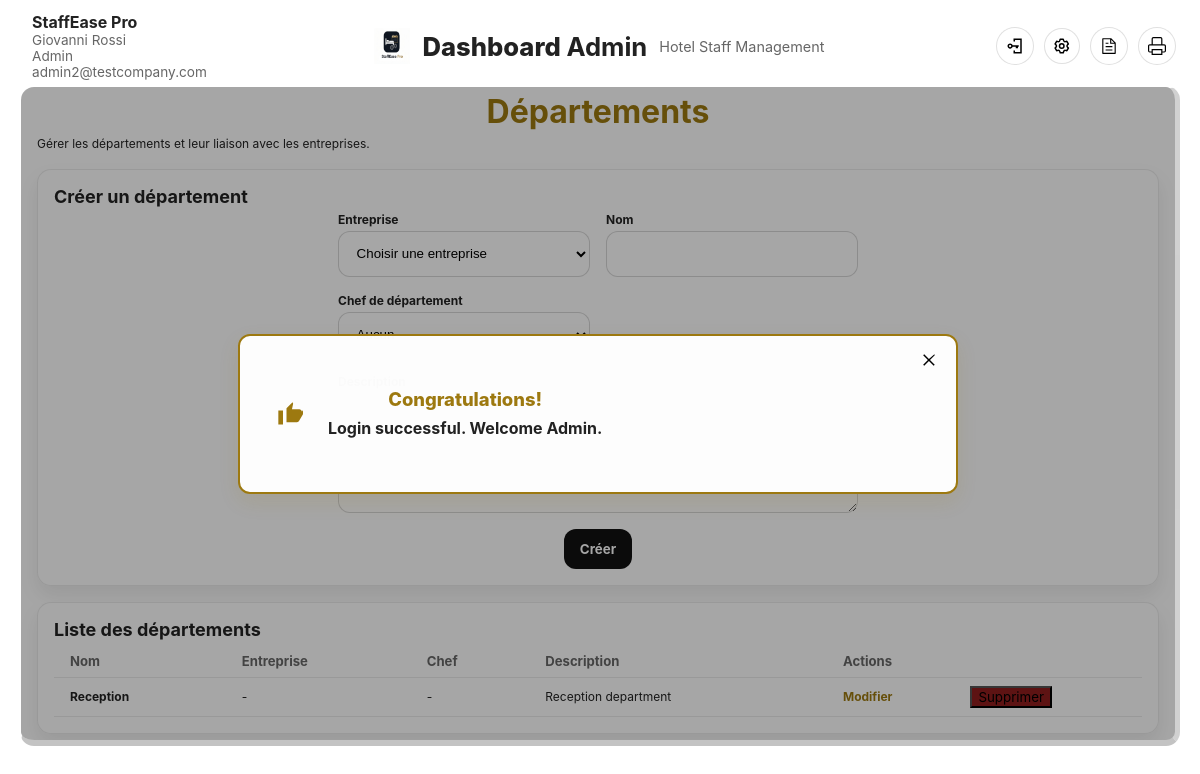
The page /?route=departments (signed in) on the database its author committed.
### tables this page shows
CREATE TABLE users (
  id INT AUTO_INCREMENT PRIMARY KEY,
  department_id INT NULL,
  first_name VARCHAR(80) NOT NULL,
  last_name VARCHAR(80) NOT NULL,
  email VARCHAR(120) NOT NULL UNIQUE,
  phone VARCHAR(30),
  password VARCHAR(255) NOT NULL,
  role ENUM('super_admin', 'admin', 'department_manager', 'employee') NOT NULL DEFAULT 'employee',
  status ENUM('active', 'inactive') NOT NULL DEFAULT 'active',
  created_at TIMESTAMP DEFAULT CURRENT_TIMESTAMP,
  updated_at TIMESTAMP DEFAULT CURRENT_TIMESTAMP ON UPDATE CURRENT_TIMESTAMP,
  CONSTRAINT fk_users_department
    FOREIGN KEY (department_id) REFERENCES departments(id)
    ON DELETE SET NULL
);

CREATE TABLE departments (
  id INT AUTO_INCREMENT PRIMARY KEY,
  company_id INT NOT NULL,
  name VARCHAR(120) NOT NULL,
  description TEXT,
  head_user_id INT NULL,
  created_at TIMESTAMP DEFAULT CURRENT_TIMESTAMP,
  updated_at TIMESTAMP DEFAULT CURRENT_TIMESTAMP ON UPDATE CURRENT_TIMESTAMP,
  CONSTRAINT fk_departments_company
    FOREIGN KEY (company_id) REFERENCES companies(id)
    ON DELETE CASCADE,
  CONSTRAINT fk_departments_head_user
    FOREIGN KEY (head_user_id) REFERENCES users(id)
    ON DELETE SET NULL
);

### app/router.php (called while the page is built)
<?php
$route = $_GET['route'] ?? 'home';
$routes = [
    'home' => realpath(__DIR__ . '/../public/views/home.php'),
    'login' => realpath(__DIR__ . '/../backend/controllers/AuthController.php'),
    'logout' => realpath(__DIR__ . '/../backend/controllers/AuthController.php'),
    'dashboard' => realpath(__DIR__ . '/../backend/controllers/DashboardController.php'),
    'api-dashboard' => realpath(__DIR__ . '/../backend/controllers/ApiDispatcher.php'),
    'api-companies' => realpath(__DIR__ . '/../backend/controllers/ApiDispatcher.php'),
    'api-departments' => realpath(__DIR__ . '/../backend/controllers/ApiDispatcher.php'),
    'api-users' => realpath(__DIR__ . '/../backend/controllers/ApiDispatcher.php'),
    'my-space' => realpath(__DIR__ . '/../backend/controllers/EmployeeSpaceController.php'),
    'users' => realpath(__DIR__ . '/../backend/controllers/UsersController.php'),
    'companies' => realpath(__DIR__ . '/../backend/controllers/CompaniesController.php'),
    'departments' => realpath(__DIR__ . '/../backend/controllers/DepartmentsController.php'),
    '404' => realpath(__DIR__ . '/../public/views/404.php'),
];
return $routes[$route] ?? $routes['404'];

### backend/helpers.php (called while the page is built, shortened)
<?php
function appBasePath(): string
{
    $scriptDir = str_replace('\\', '/', dirname($_SERVER['SCRIPT_NAME'] ?? '/'));
    if ($scriptDir === '.' || $scriptDir === '/' || $scriptDir === '') {
        return '';
    }
    return rtrim($scriptDir, '/');
}
function appUrl(string $route, array $params = []): string
{
    $query = array_merge(['route' => $route], $params);
    $basePath = appBasePath();
    return ($basePath === '' ? '' : $basePath) . '/?' . http_build_query($query);
}
function e(mixed $value): string
{
    return htmlspecialchars((string) $value, ENT_QUOTES, 'UTF-8');
}
function currentUser(): ?array
{
    return $_SESSION['auth_user'] ?? null;
}

### backend/models/UserModel.php (called while the page is built, shortened)
<?php
class UserModel
{
    public function profileWithRelations(int $id): ?array
    {
        $statement = $this->pdo->prepare(
            'SELECT u.id, u.first_name, u.last_name, u.email, u.role, u.department_id,
                d.company_id AS company_id,
                d.name AS department_name, c.name AS company_name
             FROM users u
             LEFT JOIN departments d ON d.id = u.department_id
             LEFT JOIN companies c ON c.id = d.company_id
             WHERE u.id = :id
             LIMIT 1'
        );
        $statement->execute(['id' => $id]);
        $profile = $statement->fetch();
        return $profile ?: null;
    }
}

### backend/controllers/DepartmentsController.php (called while the page is built, shortened)
<?php
require_once __DIR__ . '/../models/UserModel.php';
$pdo = getPDO();
$userModel = new UserModel($pdo);
$currentUser = currentUser();
$role = $currentUser['role'] ?? 'employee';
$profile = $userModel->profileWithRelations((int) $currentUser['id']) ?? [];
$scopeCompanyId = isset($profile['company_id']) ? (int) $profile['company_id'] : null;
$editingDepartment = null;
$formData = [
    'company_id' => '',
    'name' => '',
    'description' => '',
    'head_user_id' => '',
];
if ($role === 'admin' && $scopeCompanyId !== null) {
    $departmentStatement = $pdo->prepare(
        'SELECT d.*, c.name AS company_name
         FROM departments d
         LEFT JOIN companies c ON c.id = d.company_id
         WHERE d.company_id = :company_id
         ORDER BY d.created_at DESC, d.id DESC'
    );
    $departmentStatement->execute(['company_id' => $scopeCompanyId]);
    $departments = $departmentStatement->fetchAll();
}

### public/views/admin/departments.php (the view, shortened to what this page needs)
<?php
$editing = $editingDepartment ?? null;
$formData = $formData ?? [];
$departments = $departments ?? [];
?>
<div class="admin-shell">
    <div class="admin-hero">
        <h1>Départements</h1>
        <p>Gérer les départements et leur liaison avec les entreprises.</p>
    </div>
    <section class="admin-card">
        <h2><?php echo $editing ? 'Modifier un département' : 'Créer un département'; ?></h2>
        <form method="post" class="admin-form admin-form-grid">
            <?php
            $name = $formData['name'] ?? ($editing['name'] ?? '');
            ?>
            <label>
                <span>Entreprise</span>
                <select name="company_id" required>
                    <option value="">Choisir une entreprise</option>
                </select>
            </label>
            <label>
                <span>Nom</span>
                <input type="text" name="name" value="<?php echo e($name); ?>" required>
            </label>
            <label>
                <span>Chef de département</span>
            </label>
            <label class="span-2">
                <span>Description</span>
            </label>
            <div class="form-actions span-2">
                <button type="submit"><?php echo $editing ? 'Mettre à jour' : 'Créer'; ?></button>
            </div>
        </form>
    </section>
    <section class="admin-card">
        <h2>Liste des départements</h2>
        <div class="table-wrap">
            <table class="admin-table">
                <thead>
                    <tr>
                        <th>Nom</th>
                        <th>Entreprise</th>
                        <th>Chef</th>
                        <th>Description</th>
                        <th>Actions</th>
                    </tr>
                </thead>
                <tbody>
                    <?php foreach ($departments as $department): ?>
                        <tr>
                            <td><?php echo e($department['name']); ?></td>
                            <td><?php echo e($department['company_name'] ?? '-'); ?></td>
                            <td><?php echo e($department['head_user_name'] ?? '-'); ?></td>
                            <td><?php echo e($department['description'] ?? '-'); ?></td>
                            <td class="table-actions">
                                <a href="<?php echo appUrl('departments', ['action' => 'edit', 'id' => (int) $department['id']]); ?>">Modifier</a>
                                <form method="post" class="inline-form" onsubmit="return confirm('Supprimer ce département ?');">
                                    <button type="submit">Supprimer</button>
                                </form>
                            </td>
                        </tr>
                    <?php endforeach; ?>
                </tbody>
            </table>
        </div>
    </section>
</div>

### app/layout/header.php (shortened to what this page needs)
<?php
$route = $route ?? ($_GET['route'] ?? 'home');
$currentUser = currentUser();
$roleLabels = [
    'super_admin' => 'Super Admin',
    'admin' => 'Admin',
    'department_manager' => 'Chef de département',
    'employee' => 'Employé',
];
$isPublicPage = in_array($route, ['home', 'login'], true);
$basePath = $basePath ?? (function () {
    $scriptDir = str_replace('\\', '/', dirname($_SERVER['SCRIPT_NAME'] ?? '/'));
    return $scriptDir === '/' ? '' : rtrim($scriptDir, '/');
})();
?>
<header class="admin-header<?php echo $isPublicPage ? ' is-public' : ''; ?><?php echo $route === 'login' ? ' is-login' : ''; ?>">
    <nav class="admin-navbar" aria-label="Navigation principale">
        <div class="admin-navbar-inner">
            <?php if ($isPublicPage): ?>
            <div class="public-navbar-center">
                <a href="<?php echo appUrl('home'); ?>" class="public-brand-link" aria-label="StaffEase Pro">
                    <img src="<?php echo $basePath; ?>/assets/images/LogoStaffeasePro.jpg" alt="StaffEase Pro" class="public-brand-logo">
                </a>
            </div>
            <?php if ($route === 'home'): ?>
            <div class="public-navbar-right">
                <a href="<?php echo appUrl('login'); ?>" class="icon-btn public-login-btn" title="Connexion">
                    <img src="<?php echo $basePath; ?>/assets/icons/log-in.svg" alt="login" class="nav-icon">
                </a>
            </div>
            <?php endif; ?>
            <?php else: ?>
            <div class="admin-navbar-section admin-navbar-left">
                <?php if ($currentUser !== null): ?>
                <div class="hotel-meta">
                    <div class="hotel-name">StaffEase Pro</div>
                    <div class="hotel-submeta">
                        <span class="employee-name"><?php echo e(($currentUser['first_name'] ?? '') . ' ' . ($currentUser['last_name'] ?? '')); ?></span>
                        <span class="employee-role"><?php echo e($roleLabels[$currentUser['role'] ?? 'employee'] ?? ucfirst((string) ($currentUser['role'] ?? 'employee'))); ?></span>
                        <span class="employee-email"><?php echo e($currentUser['email'] ?? 'employee@example.com'); ?></span>
                    </div>
                </div>
                <?php endif; ?>
            </div>
            <div class="admin-navbar-section admin-navbar-center">
                <div class="admin-brand-large">
                    <img src="<?php echo $basePath; ?>/assets/images/LogoStaffeasePro.jpg" alt="StaffEase Pro" class="admin-brand-icon">
                    <div class="admin-brand-text">Dashboard <strong>Admin</strong></div>
                    <div class="admin-brand-sub">Hotel Staff Management</div>
                </div>
            </div>
            <div class="admin-navbar-section admin-navbar-right">
                <div class="icon-group" role="toolbar" aria-label="Actions rapides">
                    <?php if ($currentUser !== null): ?>
                        <a href="<?php echo appUrl('logout'); ?>" class="icon-btn" title="Déconnexion">
                            <img src="<?php echo $basePath; ?>/assets/icons/log-in.svg" alt="logout" class="nav-icon">
                        </a>
                        <button type="button" class="icon-btn" title="Paramètres" data-modal-target="modal-settings">
                            <img src="<?php echo $basePath; ?>/assets/icons/setting.svg" alt="settings" class="nav-icon">
                        </button>
                        <a href="#" class="icon-btn" title="Documents">
                            <img src="<?php echo $basePath; ?>/assets/icons/document.svg" alt="documents" class="nav-icon">
                        </a>
                        <a href="#" class="icon-btn" title="Imprimer">
                            <img src="<?php echo $basePath; ?>/assets/icons/print-outline.svg" alt="print" class="nav-icon">
                        </a>
                    <?php else: ?>
                        <a href="<?php echo appUrl('login'); ?>" class="icon-btn" title="Connexion">
                            <img src="<?php echo $basePath; ?>/assets/icons/log-in.svg" alt="login" class="nav-icon">
                        </a>
                    <?php endif; ?>
                </div>
            </div>
            <?php endif; ?>
        </div>
    </nav>
</header>

### assets/css/variables.css (style rules this page uses)
:root { --color-primary: #9D7910; --color-primary-light: #d2aa2d; --color-primary-dark: #8c6b0d; --color-secondary: #111; --color-text: #222; --color-text-light: #666; --color-text-lighter: #9d9d9d; --color-bg: #ffffff; --color-bg-light: rgba(255, 255, 255, 0.96); --color-bg-card: rgba(255, 255, 255, 0.98); --color-border: rgba(0, 0, 0, 0.16); --color-border-light: rgba(0, 0, 0, 0.08); --color-success-bg: rgba(46, 125, 50, 0.12); --color-success-border: rgba(46, 125, 50, 0.30); --color-success-text: #1b5e20; --color-error-bg: rgba(198, 40, 40, 0.10); --color-error-border: rgba(198, 40, 40, 0.28); --color-error-text: #8e1d1d; --color-badge-bg: rgba(157, 121, 16, 0.15); --color-badge-text: #7a5d0c; --font-primary: -apple-system, BlinkMacSystemFont, 'Segoe UI', Roboto, 'Helvetica Neue', Arial, sans-serif; --font-size-xs: 0.75rem; --font-size-sm: 0.82rem; --font-size-base: 1rem; --font-size-lg: 1.35rem; --font-size-xl: 1.6rem; --font-size-2xl: 2rem; --font-weight-light: 300; --font-weight-normal: 400; --font-weight-bold: 700; --font-weight-extra-bold: 800; --border-radius-sm: 8px; --border-radius-md: 12px; --border-radius-lg: 14px; --border-radius-xl: 16px; --border-radius-full: 999px; --box-shadow-sm: 0 4px 8px rgba(0, 0, 0, 0.08); --box-shadow-md: 0 10px 20px rgba(0, 0, 0, 0.08); --box-shadow-lg: 0 20px 34px rgba(0, 0, 0, 0.20); --box-shadow-xl: 0 30px 50px rgba(0, 0, 0, 0.35); --spacing-xs: 0.25rem; --spacing-sm: 0.5rem; --spacing-md: 1rem; --spacing-lg: 1.5rem; --spacing-xl: 2rem; }

### assets/css/base.css (style rules this page uses)
html, body { height: 100%; margin: 0; overflow: hidden; }
body { background-image: url('../images/background-light.jpg'); background-size: cover; background-repeat: no-repeat; background-position: center center; background-attachment: fixed; font-family: var(--font-primary); color: var(--color-text); }
h1, h2, h3, h4, h5, h6 { margin: 0; line-height: 1.2; color: var(--color-primary); }
h1 { font-size: var(--font-size-2xl); text-align: center; }
p { margin: 0; line-height: 1.5; color: var(--color-text); }
a { text-decoration: none; color: inherit; }
button { cursor: pointer; font-family: inherit; }
img { max-width: 100%; height: auto; display: block; }

### assets/css/layout.css (style rules this page uses)
.content > * { position: relative; z-index: 1; text-align: center; max-width: 100%; }
body { font-size: 12px; }
.content form { width: auto; max-width: 520px; margin: 0 auto; }
.content input, .content select, .content textarea, .content button { display: block; margin-left: auto; margin-right: auto; }

### assets/css/navbar.css (style rules this page uses)
.icon-group { display: inline-flex; align-items: center; gap: 8px; padding: 4px; border-radius: var(--border-radius-full); background: var(--color-bg); box-shadow: inset 0 1px 0 rgba(255, 255, 255, 0.98), 0 4px 10px var(--color-shadow-light); }
.icon-btn { width: 36px; height: 36px; border-radius: var(--border-radius-full); display: inline-flex; align-items: center; justify-content: center; text-decoration: none; background: var(--color-bg); border: 1px solid rgba(0, 0, 0, 0.12); box-shadow: inset 0 1px 0 rgba(255, 255, 255, 1), 0 4px 8px var(--color-shadow-light); transition: transform 0.2s ease, box-shadow 0.2s ease, border-color 0.2s ease; }
.nav-icon { width: 18px; height: 18px; display: block; }
.admin-navbar-inner { display: flex; align-items: center; justify-content: space-between; gap: 16px; padding: 12px 20px; }
.admin-navbar-section { display: flex; align-items: center; gap: 12px; }
.hotel-meta .hotel-name { font-weight: 700; font-size: 1rem; }
.hotel-submeta { display: flex; flex-direction: column; font-size: 0.85rem; color: var(--color-text-light); }
.admin-navbar-center { flex: 1 1 auto; display: flex; justify-content: center; }
.admin-brand-large { display: flex; align-items: center; gap: 12px; }
.admin-brand-icon { width: 36px; height: 36px; }
.admin-brand-text { font-size: 1.6rem; font-weight: 800; color: var(--color-text); }
.admin-brand-sub { font-size: 0.9rem; color: var(--color-text-light); }
.admin-navbar-right .icon-group { gap: 10px; }

### rows shown on the page
users: first_name+last_name "Giovanni Rossi", role "Admin", email "admin2@testcompany.com"
departments: name "Reception", company_name "-", head_user_name "-", description "Reception department"

### other values the page prints
$flashSuccess "Login successful. Welcome Admin."
